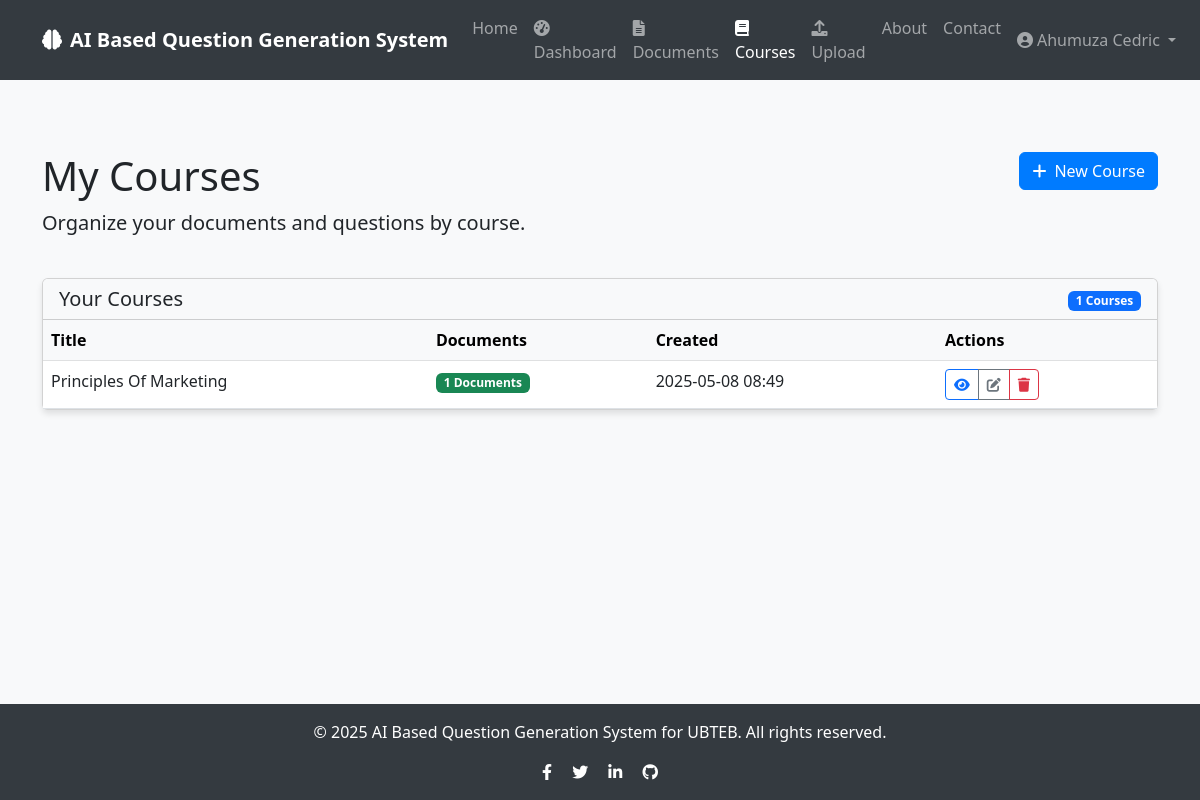
The app's page /courses (signed in), older data.
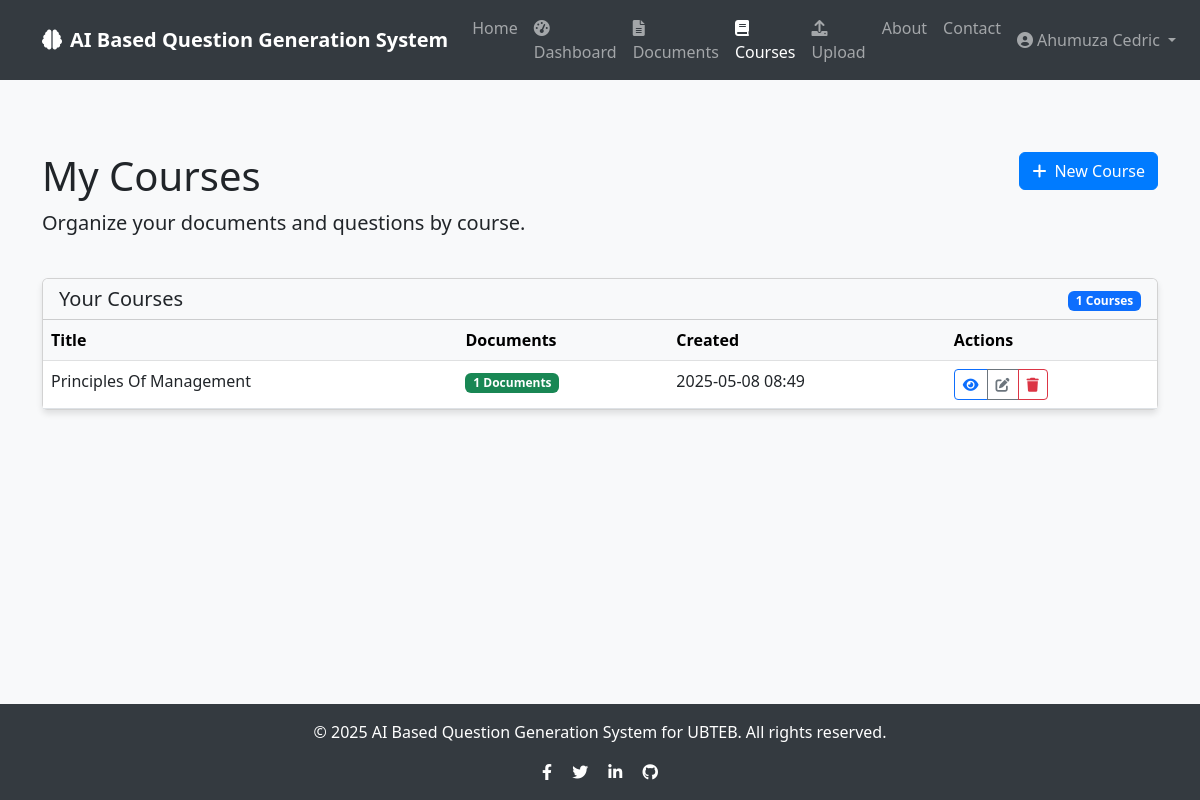
The same page, newer data.
### app/models/course.py (models this page shows, shortened)
class Course(db.Model):
    id = db.Column(db.Integer, primary_key=True)
    title = db.Column(db.String(100), nullable=False)
    description = db.Column(db.Text, nullable=True)
    created_at = db.Column(db.DateTime, default=datetime.utcnow)
    user_id = db.Column(db.Integer, db.ForeignKey('user.id'), nullable=False)
    documents = db.relationship('Document', backref='course', lazy=True, cascade="all, delete-orphan")

### app/routes/courses.py (the view)
@courses.route('/courses')
@login_required
def list_courses():
    user_courses = Course.query.filter_by(user_id=current_user.id).all()
    return render_template('courses/courses.html', courses=user_courses)

### app/models/user.py (called while the page is built)
@login_manager.user_loader
def load_user(user_id):
    return User.query.get(int(user_id))

### app/templates/courses/courses.html (shortened to what the changed rows need)
{% extends "base.html" %}
{% block content %}
<div class="container py-5">
    <div class="row mb-4">
        <div class="col-md-8">
            <h1>My Courses</h1>
        </div>
    </div>
    {% if courses %}
        <div class="row">
            <div class="col-md-12">
                <div class="card">
                    <div class="card-body p-0">
                        <div class="table-responsive">
                            <table class="table table-hover mb-0">
                                <thead class="table-light">
                                    <tr>
                                        <th>Title</th>
                                        <th>Documents</th>
                                        <th>Created</th>
                                        <th>Actions</th>
                                    </tr>
                                </thead>
                                <tbody>
                                    {% for course in courses|sort(attribute='created_at', reverse=True) %}
                                        <tr>
                                            <td>{{ course.title }}</td>
                                            <td>
                                                {% if course.documents|length > 0 %}
                                                    <span class="badge bg-success">{{ course.documents|length }} Documents</span>
                                                {% else %}
                                                    <span class="badge bg-secondary">No Documents</span>
                                                {% endif %}
                                            </td>
                                            <td>{{ course.created_at.strftime('%Y-%m-%d %H:%M') }}</td>
                                            <td>
                                                <div class="btn-group" role="group">
                                                    <a href="{{ url_for('courses.view_course', course_id=course.id) }}"
                                                       class="btn btn-sm btn-outline-primary"
                                                       title="View Course">
                                                        <i class="fas fa-eye"></i>
                                                    </a>
                                                    <a href="{{ url_for('courses.edit_course', course_id=course.id) }}"
                                                       class="btn btn-sm btn-outline-secondary"
                                                       title="Edit Course">
                                                        <i class="fas fa-edit"></i>
                                                    </a>
                                                    <button type="button"
                                                            class="btn btn-sm btn-outline-danger delete-course-btn"
                                                            data-course-id="{{ course.id }}"
                                                            data-course-title="{{ course.title }}"
                                                            title="Delete Course">
                                                        <i class="fas fa-trash"></i>
                                                    </button>
                                                </div>
                                            </td>
                                        </tr>
                                    {% endfor %}
                                </tbody>
                            </table>
                        </div>
                    </div>
                </div>
            </div>
        </div>
    {% endif %}
</div>
{% endblock %}

Row changes from the older to the newer data that the page shows:
changed Course: title "Principles Of Marketing" → "Principles Of Management"
